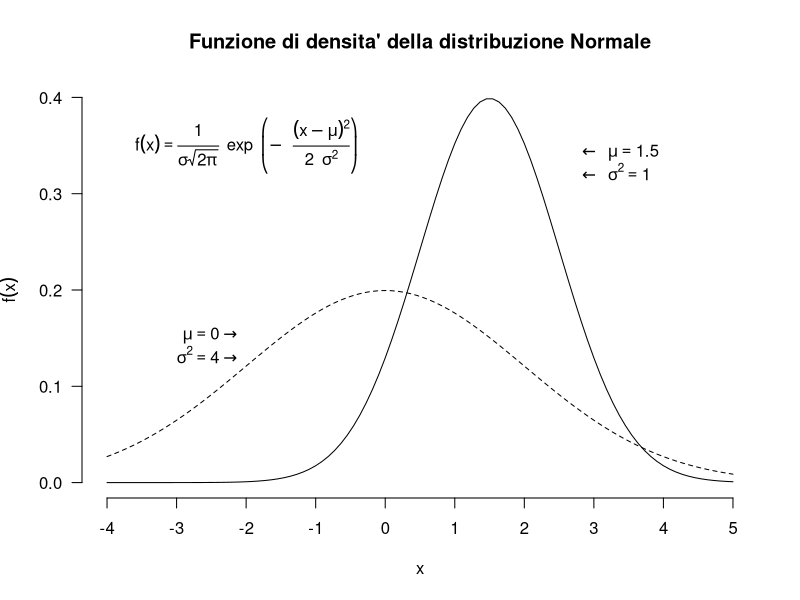

This chart was generated by the following R code:
# TODO: Add comment
# 
# Author: ortellic
###############################################################################


x <- seq(-4,5,length.out = 100)

y <- dnorm(x,mean=1.5,sd=1)
plot(x,y,xlab="x",type="l",lty=1,
		las=1,ylab=expression(f(x)),main="Funzione di densita' della distribuzione Normale",
		axes=FALSE,xlim=c(-4,5),ylim=c(0,0.4))
Axis(at=(0:4)/10,side=2,las=1)
Axis(at=-4:5,side=1)

y <- dnorm(x,mean=0,sd=2)
lines(x,y,type="l",lty=2)


text(3.5, 0.7, 
		expression(f(x)==frac(1, sigma*sqrt(2*pi))~ ~exp~ ~
						bgroup("(",-~ frac((x-mu)^2, 2~ ~sigma^2),")")
				)
		,cex = 1
)

text(2.5, 0.34, expression(phantom(0) %<-%~ ~mu==1.5),cex = 1,pos=4)
text(2.5, 0.32, expression(phantom(0) %<-%~ ~sigma^2==1),cex = 1,pos=4)
text(-1.8, 0.15, expression(mu==0 %->% phantom(0)),cex = 1,pos=2)
text(-1.8, 0.13, expression(sigma^2==4 %->% phantom(0)),cex = 1,pos=2)

text(-2, 0.35, 
		expression(f(x)==frac(1, sigma*sqrt(2*pi))~ ~exp~ ~
						bgroup("(",-~ ~frac((x-mu)^2, 2~ ~sigma^2),")")
		)
		,cex = 1
)

